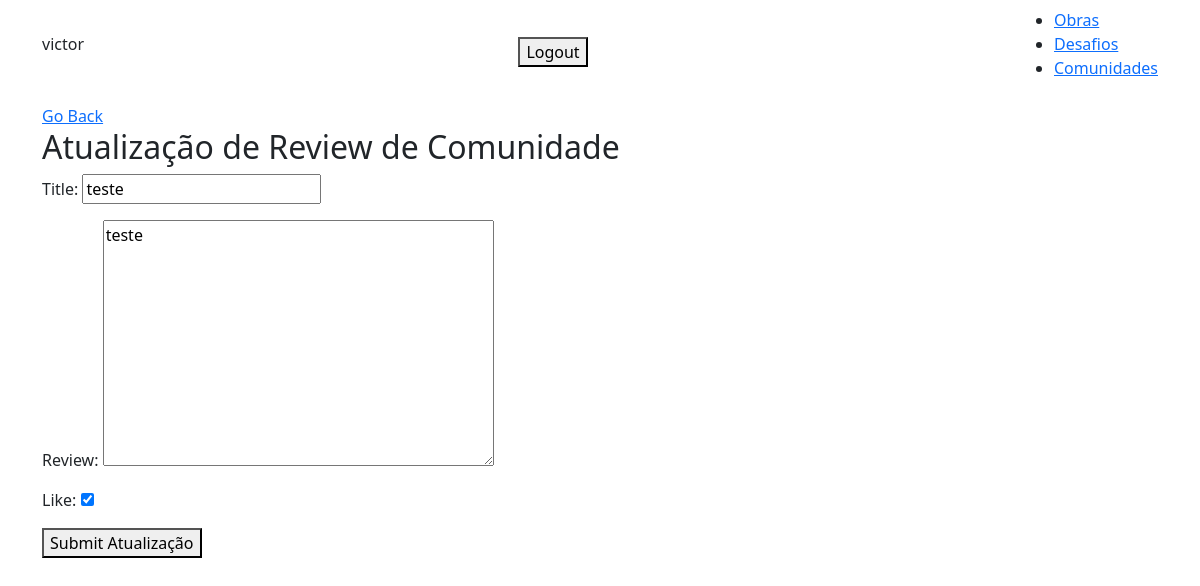
/user/community/review/update/3/ (signed in), run on the app's committed database.
### base/models.py (models this page shows, shortened)
class CommunityReview(models.Model):
    community = models.ForeignKey(Community, related_name='community_reviews', on_delete=models.CASCADE)
    user = models.ForeignKey(User, on_delete=models.CASCADE)
    title = models.CharField(max_length=200, null=True, blank=True)
    review = models.TextField(null=True, blank=True)
    like = models.BooleanField(default=True)

### base/views/community_review_views.py (the view, shortened to what this page needs)
class CommunityReviewUpdate(LoginRequiredMixin, UpdateView):
    model = CommunityReview
    fields = ['title', 'review', 'like']
    context_object_name = 'review'
    template_name = 'base/community_review_front/community_review_update.html'

### base/templates/base/community_review_front/community_review_update.html (shortened to what this page needs)
{% extends 'base/main_form.html' %}
{% block content %}
<a href="{% url 'community' pk=review.community.pk %}">Go Back</a>
    <h2>Atualização de Review de Comunidade</h2>
    <form method="post">
        {{ form.as_p }}
        <button type="submit">Submit Atualização</button>
    </form>
{% endblock %}

### base/templates/base/navbar.html (shortened to what this page needs)
<nav class="navbar">
    {% if request.user.is_authenticated%}
    <p>{{request.user}}</p>
    <form action="{% url 'logout' %}" method="post">
        <button type="submit">Logout</button>
    </form>
    {% else %}
    <a href="{% url 'login' %}">Login</a>
    {% endif %}
    <ul>
        <li><a href="{% url 'works' %}">Obras</a></li>
        <li><a href="{% url 'challenges' %}">Desafios</a></li>
        <li><a href="{% url 'communities' %}">Comunidades</a></li>
    </ul>
</nav>

### data on the page
CommunityReview: title "teste", review "teste", like "☑"

### other printed values
{{ request.user }} "victor"
